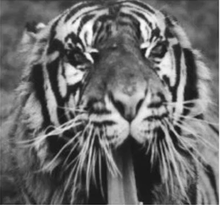
%> input picture Week3/Image Gradient Edges/Test_img/tigger.PNG, 220 x 205 px, shrunk from 385 x 358 before the run
$ octave Sobel_Filter.m   (GNU Octave 9; MATLAB toolbox functions it lacks are replaced by stand-ins)
%> lines starting %> are read from the running program, lines starting %| are printed output that depends on the picture; in (x1, y1, x2, y2) boxes, pixels count from 0 and x2, y2 are one past the last pixel; in counts of white or black regions, pixels touching at a corner belong together; the program's own positions count from 1
%> further down, tigger_gray is the input picture: size 205x220x3 uint8; min 19, max 255, mean 108
### Week3/Image Gradient Edges/myFilter.m
function [result_x,result_y] = myFilter(Img,Filter_X,Filter_Y)
%> called with Filter_X = [-1 0 1; -2 0 2; -1 0 1], Filter_Y = [1 2 1; 0 0 0; -1 -2 -1]
Filter_X_size = size(Filter_X);
Filter_Y_size = size(Filter_Y);
Img_size = size(Img);
%> Img_size = [205 220 3]
result_x = zeros(Img_size(1),Img_size(2),Img_size(3));
result_y = zeros(Img_size(1),Img_size(2),Img_size(3));
padding_count = (Filter_X_size(1)-1)/2;
padding_img = zeros(Img_size(1)+(2*padding_count),Img_size(2)+(2*padding_count),Img_size(3));

% 通过赋值的方式对原始图片添加轮廓
for i = 1:Img_size(3)
    for j = 1:Img_size(1)
        for k = 1:Img_size(2)
            %在当前像素点添加所需的轮廓
            padding_img(j+padding_count,k+padding_count,i) = Img(j,k,i);
        end
    end
end
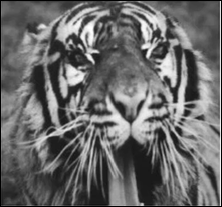
%> padding_img: size 207x222x3 double; min 0, max 255, mean 106

% 对卷积核进行翻转操作，首先以x轴为中心店进行翻转
filter_x_kernel_flip = flip(Filter_X);
% 以y的为中心进行翻转
filter_x_kernel_flip = flip(filter_x_kernel_flip,2);

% 对卷积核进行翻转操作，首先以x轴为中心店进行翻转
filter_y_kernel_flip = flip(Filter_Y);
% 以y的为中心进行翻转
filter_y_kernel_flip = flip(filter_y_kernel_flip,2);

% 实现卷积操作
for i = 1:Img_size(3)
    for j = 1:Img_size(1)
        for k = 1:Img_size(2)
            % 创建临时的卷积模板，用以与卷积核相乘的操作
            tmp = zeros(Filter_X_size(1));
            % 获取到当前像素点位置时，根据增加轮廓的大小，获取到当前卷积模板所对应原图的像素数据
            for l = 0:2*padding_count
                for m = 0:2*padding_count
                    % 将卷积核所对应的原图像素数据，放置到卷积模板当中
                    tmp(l+1,m+1) = padding_img(j+l,k+m,i);
                end
            end
            % 临时记录当前卷积核与原图像素数据，卷积的结果
            tmp_result_x = 0;
            tmp_result_y = 0;
            for p = 1:Filter_X_size(1)
                for o = 1:Filter_Y_size(1)
                    % 执行卷积操作（卷积核与原图对应像素点的求和）
                    tmp_result_x = tmp_result_x+(tmp(p,o)*filter_x_kernel_flip(p,o));
                    tmp_result_y = tmp_result_y+(tmp(p,o)*filter_y_kernel_flip(p,o));
                end
            end
            % 保存卷积平滑后的结果
            result_x(j,k,i) = tmp_result_x;%sqrt(tmp_result_x.^2 + tmp_result_y.^2);
            result_y(j,k,i) = tmp_result_y;
        end
    end
end
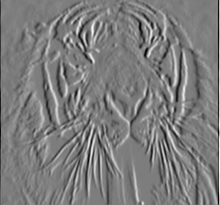
%> result_x: size 205x220x3 double; min -692, max 717, mean -2.3; drawn with min black and max white
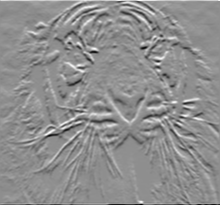
%> result_y: size 205x220x3 double; min -750, max 589, mean 0.4; drawn with min black and max white
%> after the loop, tmp = [93 225 0; 112 229 0; 0 0 0]
end

### Week3/Image Gradient Edges/Sobel_Filter.m
tigger_gray = imread('Test_img\tigger.PNG');

kernel_x = [-1,0,1;-2,0,2;-1,0,1];

kernel_y = [1,2,1;0,0,0;-1,-2,-1];

[result_x,result_y] = myFilter(tigger_gray,kernel_x,kernel_y);

% result_x = result_x/max(result_x(:));
% result_y = result_y/max(result_y(:));

result = sqrt(result_x.^2+result_y.^2);
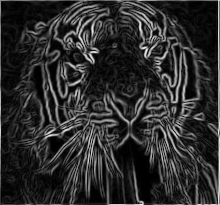
%> result: size 205x220x3 double; min 0, max 754.3, mean 134.8; drawn with min black and max white

subplot(2,3,2);
imshow(tigger_gray);
title("Original Image");
hold on;

subplot(2,3,4);
imshow(result_x);
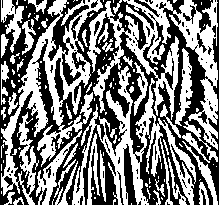
%> displayed picture: size 205x220x3, on the screen's scale of 0 to 255; 49.5% white; 130 white regions (87 under 20 px), largest, box (x1, y1, x2, y2) and area: (87, 0, 218, 150) 5909, (1, 0, 103, 205) 5791, (72, 66, 196, 205) 4351
title("X方向导数");
hold on;

subplot(2,3,5);
imshow(result_y);
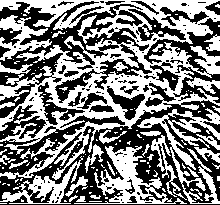
%> displayed picture: size 205x220x3, on the screen's scale of 0 to 255; 50.1% white; 131 black regions (98 under 20 px), largest, box (x1, y1, x2, y2) and area: (0, 100, 220, 205) 8317, (0, 1, 152, 118) 5597, (144, 18, 220, 103) 1788
title("Y方向导数");
hold on;

subplot(2,3,6);
imshow(result);
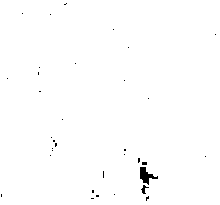
%> displayed picture: size 205x220x3, on the screen's scale of 0 to 255; 99.4% white; 34 black regions (32 under 20 px), largest, box (x1, y1, x2, y2) and area: (140, 167, 158, 185) 148, (141, 185, 149, 194) 30
title("Result");
